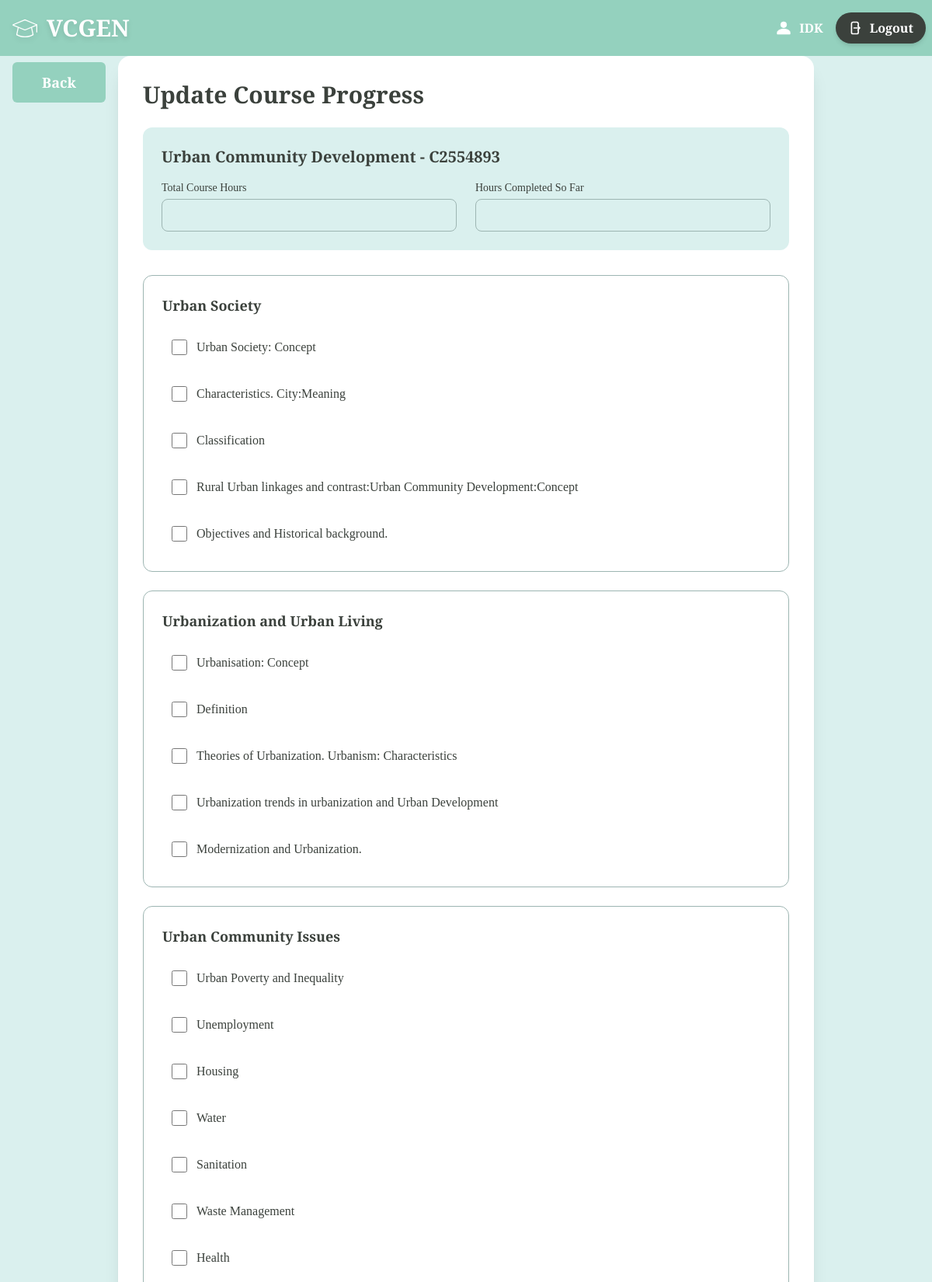
Screenshot of /updateprogress/C2554893 (signed in, upper part) with the database file from the repository.
### main/models.py (models this page shows, shortened)
class Teacher(models.Model):
    teacher_id=models.CharField(max_length=8,primary_key=True)
    name=models.CharField(max_length=20)
    email=models.EmailField(null=False)
    password=models.CharField(null=False,max_length=128)

class Course(models.Model):
    course_id=models.CharField(max_length=8,primary_key=True)
    teacher=models.ForeignKey(Teacher,on_delete=models.CASCADE)
    name=models.CharField(max_length=20)
    hours=models.IntegerField()
    split=models.DecimalField(decimal_places=3,max_digits=10)
    accepting_response=models.BooleanField(default=True)

class Module(models.Model):
    module_id=models.CharField(max_length=8,primary_key=True)
    course=models.ForeignKey(Course,on_delete=models.CASCADE)
    hours=models.IntegerField()
    name=models.CharField(max_length=100)

class Topics(models.Model):
    topic_id=models.CharField(max_length=8,primary_key=True)
    module=models.ForeignKey(Module,on_delete=models.CASCADE)
    content=models.CharField(max_length=100)
    mapped_skill=models.JSONField()
    skill_confidence = models.JSONField(default=dict)
    teacherweight=models.DecimalField(decimal_places=3,max_digits=10)
    studentweight=models.DecimalField(decimal_places=3,max_digits=10)

### main/views.py (the view, shortened to what this page needs)
# urls.py: path("updateprogress/<str:class_id>",views.update_progress,name="update_progress"),
def update_progress(request, class_id):
    context = {}
    if 'user' not in request.session:
        return redirect('login')
    else:
        context['name'] = Teacher.objects.filter(teacher_id=request.session['user'])[0].name
    ourclass = Course.objects.filter(course_id=class_id)
    if len(ourclass) < 1:
        return redirect('classes')
    ourclass = ourclass[0]
    modules = Module.objects.filter(course=ourclass)
    class cusModule:
        def __init__(self, mod):
            self.name = mod.name
            self.hours = mod.hours
            self.topics = []
        def addtopic(self, topic):
            self.topics.append(topic)
    datamodules = []
    for mod in modules:
        curmod = cusModule(mod)
        for topic in Topics.objects.filter(module=mod):
            curmod.addtopic(topic)
        datamodules.append(curmod)
    context['cid'] = class_id
    context['cname'] = ourclass.name
    context['modules'] = datamodules
    return render(request, "main/dynamic.html", context=context)

### main/templates/main/dynamic.html (shortened to what this page needs)
{% extends "base.html" %}
{% block body %}
<button onclick="location.href = '/results/{{cid}}';" class="absolute top-20 left-4 w-1/10 bg-[#94d1be] font-bold text-white text-lg p-3 rounded-md hover:bg-[#9db5b2] transition duration-300 hover:cursor-pointer">Back</button>
<div class="max-w-4xl mx-auto bg-[#ffffff] shadow-xl rounded-2xl p-8">
    <h1 class="text-3xl font-bold mb-6 text-[#3b413c]">
        Update Course Progress
    </h1>
    <form method="POST" class="space-y-8">
        <div class="bg-[#daf0ee] p-6 rounded-xl">
            <h2 class="text-xl font-semibold mb-4 text-[#3b413c]">
                {{ cname }} - {{ cid }}
            </h2>
            <div class="grid md:grid-cols-2 gap-6">
                <div>
                    <label class="block text-sm font-medium text-[#3b413c]">
                        Total Course Hours
                    </label>
                    <input
                        type="number"
                        name="total_hours"
                        class="mt-1 w-full rounded-lg border border-[#9db5b2] px-3 py-2 focus:ring-2 focus:ring-[#94d1be] focus:outline-none"
                        required
                    >
                </div>
                <div>
                    <label class="block text-sm font-medium text-[#3b413c]">
                        Hours Completed So Far
                    </label>
                    <input
                        type="number"
                        name="completed_hours"
                        class="mt-1 w-full rounded-lg border border-[#9db5b2] px-3 py-2 focus:ring-2 focus:ring-[#94d1be] focus:outline-none"
                        required
                    >
                </div>
            </div>
        </div>
        <div class="space-y-6">
            {% for module in modules %}
            <div class="border border-[#9db5b2] rounded-xl p-6 bg-[#ffffff]">
                <div class="flex justify-between items-center mb-4">
                    <h3 class="text-lg font-semibold text-[#3b413c]">
                        {{ module.name }}
                    </h3>
                </div>
                <div class="space-y-3">
                    {% for topic in module.topics %}
                    <label class="flex items-center gap-3 p-3 rounded-lg hover:bg-[#daf0ee] transition cursor-pointer">
                        <input
                            type="checkbox"
                            name="completed_topics"
                            value="{{ topic.topic_id }}"
                            class="h-5 w-5 rounded border-[#9db5b2] text-[#94d1be] focus:ring-[#94d1be]"
                        >
                        <div class="flex flex-col">
                            <span class="text-[#3b413c] font-medium">
                                {{ topic.content }}
                            </span>
                        </div>
                    </label>
                    {% endfor %}
                </div>
            </div>
            {% endfor %}
        </div>
    </form>
</div>
{% endblock %}

### main/templates/main/base.html (shortened to what this page needs)
<html>
    <head>
        {%load static%}
        <script src="https://cdn.jsdelivr.net/npm/@tailwindcss/browser@4"></script>
    </head>
    <body class="bg-[#daf0ee] text-[#3b413c] cusfont flex flex-col">
        <header class="bg-[#94d1be] text-white text-l font-bold py-4 text-center w-full flex flex-row justify-between">
            <div class="flex items-center space-x-3 hover:scale-105 transition-all duration-300 ease-in-out drop-shadow-md ml-4 hover:cursor-pointer" onclick="location.href='/'">
                {% load static %}
                <img src="{% static 'main/education-svg.svg' %}" class="h-8" alt="logo"/>
                <h1
                    class="text-3xl">
                    VCGEN
                </h1>
            </div>
            {% if name %}
            <div class="flex flex-row items-center">
                {%load static%}
                <img src="{% static 'main/person-svg.svg' %}" class="h-6" alt="profile picture"/>
                <h1 class="m-2">{{name}}  </h1>
                <button onclick="location.href='/';"
                    class="mx-2 flex items-center gap-2 px-4 py-2 bg-[#3b413c] text-white font-semibold rounded-full shadow-md
                        hover:bg-[#2e3430] hover:scale-105 transition-all duration-300 ease-in-out hover:cursor-pointer">
                    Logout
                </button>
            </div>
            {% else %}
            <h1 onclick="location.href = '/';" class="px-1"></h1>
            {% endif %}
        </header>
        {% block body %}
        {% endblock %}
    </body>
</html>

### main/templates/main/base.html (style rules this page uses)
.cusfont { font-family: "Playfair Display", serif; font-optical-sizing: auto; }

### rows the page displays
Teacher: name "IDK"
Course: name "Urban Community Development"
Module: name "Urban Society"
Topics: content "Urban Society: Concept"
Topics: content "Characteristics. City:Meaning"
Topics: content "Classification"
Topics: content "Rural Urban linkages and contrast:Urban Community Development:Concept"
Topics: content "Objectives and Historical background."
Module: name "Urbanization and Urban Living"
Topics: content "Urbanisation: Concept"
Topics: content "Definition"
Topics: content "Theories of Urbanization. Urbanism: Characteristics"
Topics: content "Urbanization trends in urbanization and Urban Development"
Topics: content "Modernization and Urbanization."
Module: name "Urban Community Issues"
Topics: content "Urban Poverty and Inequality"
Topics: content "Unemployment"
Topics: content "Housing"
Topics: content "Water"
Topics: content "Sanitation"
Topics: content "Waste Management"
Topics: content "Health"

### other values shown
{{ cid }} "C2554893"
